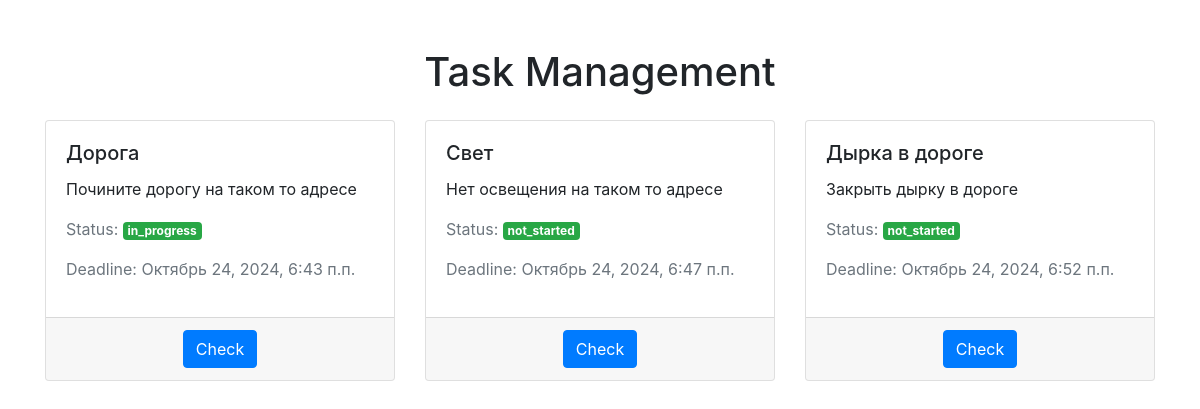
The page / on the database its author committed.
### crm/models.py (models this page shows, shortened)
class Task(models.Model):
    MAIN_CATEGORY_CHOICES = [
        ('improvement_department', 'Отдел благоустройства'),
        ('municipal_department', 'Отдел коммунального хозяйства'),
        ('entrepreneurship_department', 'Отдел по развитию предпринимательства'),
        ('infrastructure_department', 'Отдел инженерной и дорожной инфраструктуры'),
    ]
    SUBCATEGORY_CHOICES = {
        'improvement_department': [
            ('garbage_collection', 'Вывоз ТБО (либо уборка после)'),
            ('courtyard_cleaning', 'Уборка дворов (сан. очистка)'),
            ('waste_removal', 'Вывоз валки'),
            ('branch_removal', 'Вывоз веток'),
            ('irrigation_repair', 'Ремонт и содержание автополива'),
            ('street_cleaning', 'Уборка улиц (сан. очистка)'),
            ('sanitary_pruning', 'Санитарная обрезка'),
            ('tree_felling', 'Валка сухих/аварийных деревьев'),
        ],
        'municipal_department': [
            ('open_manhole', 'Открытый люк на дороге'),
            ('electricity_outage', 'Отключение электричества'),
            ('lighting_issue', 'Освещение не работает'),
            ('playground_repair', 'Ремонт детских элементов'),
        ],
        'entrepreneurship_department': [
            ('consultation', 'Консультация по компетенции'),
        ],
        'infrastructure_department': [
            ('other', 'Другие вопросы'),
        ]
    }
    title = models.CharField(max_length=255)
    description = models.TextField()
    last_activity = models.DateTimeField(auto_now=True)
    deadline = models.DateTimeField(null=True, blank=True)
    creator = models.ForeignKey(User, related_name='creator', on_delete=models.CASCADE)
    performer = models.ForeignKey('Performers', related_name='performer', on_delete=models.SET_NULL, null=True, blank=True)
    observers = models.ForeignKey('Observers', related_name='observers', on_delete=models.SET_NULL, null=True, blank=True)
    status = models.CharField(max_length=50, choices=[('not_started', 'Не начато'), ('in_progress', 'В работе'), ('done', 'Завершено')])
    start_date = models.DateTimeField(null=True, blank=True)
    created_at = models.DateTimeField(auto_now_add=True)
    updated_at = models.DateTimeField(auto_now=True)
    closed_at = models.DateTimeField(null=True, blank=True)
    category = models.CharField(max_length=100, choices=MAIN_CATEGORY_CHOICES, blank=True)
    subcategory = models.CharField(max_length=100, blank=True)

### crm/views.py (the view)
# urls.py: path('', task_list, name='task_list'),
def task_list(request):
    tasks = Task.objects.all()
    return render(request, 'crm/task_list.html', {'tasks': tasks})

### crm/templates/crm/task_list.html
{% extends 'base.html' %}
{% load static %}
{% block content %}
<div class="container mt-5">
    <h1 class="text-center mb-4">Task Management</h1>
    <div class="row">
        {% for task in tasks %}
            <div class="col-md-6 col-lg-4 mb-4">
                <div class="card h-100 shadow-sm">
                    <div class="card-body">
                        <h5 class="card-title">{{ task.title }}</h5>
                        <p class="card-text">{{ task.description|truncatewords:20 }}</p>
                        <p class="text-muted">Status: <span class="badge
                            {% if task.status == 'not started' %}badge-secondary
                            {% elif task.status == 'in progress' %}badge-warning
                            {% else %}badge-success{% endif %}">
                            {{ task.status }}
                        </span></p>
                        <p class="text-muted">Deadline: {{ task.deadline|date:"F j, Y, g:i a" }}</p>
                    </div>
                    <div class="card-footer text-center">
                        <a href="{% url 'task_manage' task.id %}" class="btn btn-primary">Check</a>
                    </div>
                </div>
            </div>
        {% endfor %}
    </div>
</div>
{% endblock %}

### crm/templates/base.html (shortened to what this page needs)
{% load static %}
<!DOCTYPE html>
<html lang="en">
<head>
</head>
<body>
    <link rel="stylesheet" href="{% static 'css/bootstrap.min.css' %}">
    <link rel="stylesheet" href="{% static 'css/bootstrap.css' %}">
    {% block content %}
    {% endblock %}
</body>
</html>

### crm/templates/base.html (style rules this page uses)
body { overflow-x: hidden; }

### rows shown on the page
Task: title "Дорога", description "Почините дорогу на таком то адресе", status "in_progress", deadline "Октябрь 24, 2024, 6:43 п.п."
Task: title "Свет", description "Нет освещения на таком то адресе", status "not_started", deadline "Октябрь 24, 2024, 6:47 п.п."
Task: title "Дырка в дороге", description "Закрыть дырку в дороге", status "not_started", deadline "Октябрь 24, 2024, 6:52 п.п."
